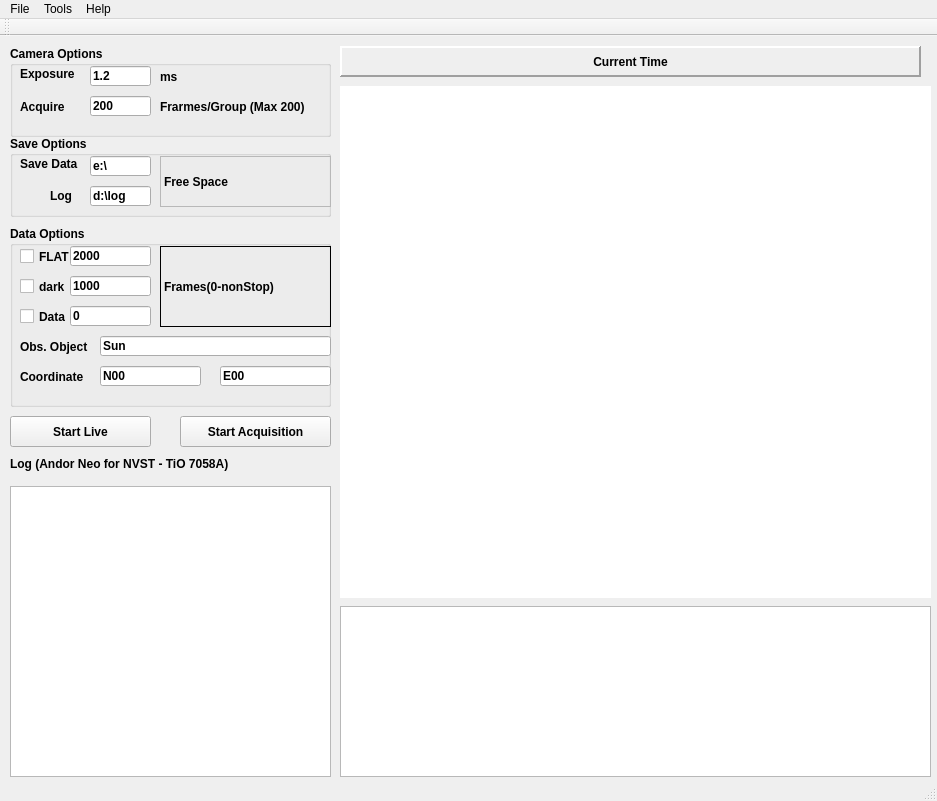
<?xml version="1.0" encoding="UTF-8"?>
<ui version="4.0">
 <class>MainWindow</class>
 <widget class="QMainWindow" name="MainWindow">
  <property name="geometry">
   <rect>
    <x>0</x>
    <y>0</y>
    <width>937</width>
    <height>801</height>
   </rect>
  </property>
  <property name="sizePolicy">
   <sizepolicy hsizetype="Fixed" vsizetype="Fixed">
    <horstretch>0</horstretch>
    <verstretch>0</verstretch>
   </sizepolicy>
  </property>
  <property name="windowTitle">
   <string>MainWindow</string>
  </property>
  <property name="toolTip">
   <string/>
  </property>
  <widget class="QWidget" name="centralWidget">
   <property name="enabled">
    <bool>true</bool>
   </property>
   <widget class="QGraphicsView" name="graphicsView">
    <property name="geometry">
     <rect>
      <x>340</x>
      <y>50</y>
      <width>591</width>
      <height>512</height>
     </rect>
    </property>
    <property name="sizePolicy">
     <sizepolicy hsizetype="Expanding" vsizetype="Expanding">
      <horstretch>1</horstretch>
      <verstretch>1</verstretch>
     </sizepolicy>
    </property>
    <property name="minimumSize">
     <size>
      <width>512</width>
      <height>512</height>
     </size>
    </property>
    <property name="cursor" stdset="0">
     <cursorShape>CrossCursor</cursorShape>
    </property>
    <property name="mouseTracking">
     <bool>false</bool>
    </property>
    <property name="autoFillBackground">
     <bool>false</bool>
    </property>
    <property name="frameShape">
     <enum>QFrame::NoFrame</enum>
    </property>
    <property name="sizeAdjustPolicy">
     <enum>QAbstractScrollArea::AdjustIgnored</enum>
    </property>
    <property name="backgroundBrush">
     <brush brushstyle="SolidPattern">
      <color alpha="255">
       <red>0</red>
       <green>0</green>
       <blue>0</blue>
      </color>
     </brush>
    </property>
   </widget>
   <widget class="QPushButton" name="btnLive">
    <property name="geometry">
     <rect>
      <x>10</x>
      <y>380</y>
      <width>141</width>
      <height>31</height>
     </rect>
    </property>
    <property name="sizePolicy">
     <sizepolicy hsizetype="Expanding" vsizetype="Fixed">
      <horstretch>0</horstretch>
      <verstretch>0</verstretch>
     </sizepolicy>
    </property>
    <property name="font">
     <font>
      <bold>true</bold>
     </font>
    </property>
    <property name="text">
     <string>Start Live</string>
    </property>
    <property name="checkable">
     <bool>true</bool>
    </property>
   </widget>
   <widget class="QLabel" name="label_time">
    <property name="geometry">
     <rect>
      <x>340</x>
      <y>10</y>
      <width>581</width>
      <height>31</height>
     </rect>
    </property>
    <property name="sizePolicy">
     <sizepolicy hsizetype="Expanding" vsizetype="Fixed">
      <horstretch>0</horstretch>
      <verstretch>0</verstretch>
     </sizepolicy>
    </property>
    <property name="font">
     <font>
      <bold>true</bold>
     </font>
    </property>
    <property name="layoutDirection">
     <enum>Qt::LeftToRight</enum>
    </property>
    <property name="frameShape">
     <enum>QFrame::Panel</enum>
    </property>
    <property name="frameShadow">
     <enum>QFrame::Raised</enum>
    </property>
    <property name="lineWidth">
     <number>2</number>
    </property>
    <property name="text">
     <string>Current Time</string>
    </property>
    <property name="alignment">
     <set>Qt::AlignCenter</set>
    </property>
   </widget>
   <widget class="QPushButton" name="btnSnap">
    <property name="geometry">
     <rect>
      <x>180</x>
      <y>380</y>
      <width>151</width>
      <height>31</height>
     </rect>
    </property>
    <property name="sizePolicy">
     <sizepolicy hsizetype="Expanding" vsizetype="Fixed">
      <horstretch>0</horstretch>
      <verstretch>0</verstretch>
     </sizepolicy>
    </property>
    <property name="font">
     <font>
      <bold>true</bold>
     </font>
    </property>
    <property name="text">
     <string>Start Acquisition</string>
    </property>
    <property name="checkable">
     <bool>false</bool>
    </property>
    <property name="checked">
     <bool>false</bool>
    </property>
    <property name="autoRepeatDelay">
     <number>50</number>
    </property>
    <property name="autoRepeatInterval">
     <number>50</number>
    </property>
   </widget>
   <widget class="QLabel" name="label_status">
    <property name="geometry">
     <rect>
      <x>10</x>
      <y>420</y>
      <width>331</width>
      <height>16</height>
     </rect>
    </property>
    <property name="sizePolicy">
     <sizepolicy hsizetype="Preferred" vsizetype="Fixed">
      <horstretch>0</horstretch>
      <verstretch>0</verstretch>
     </sizepolicy>
    </property>
    <property name="font">
     <font>
      <bold>true</bold>
     </font>
    </property>
    <property name="text">
     <string>Log (Andor Neo for NVST - TiO 7058A)</string>
    </property>
   </widget>
   <widget class="QTextEdit" name="textEdit_status">
    <property name="geometry">
     <rect>
      <x>10</x>
      <y>450</y>
      <width>321</width>
      <height>291</height>
     </rect>
    </property>
    <property name="sizePolicy">
     <sizepolicy hsizetype="Preferred" vsizetype="Expanding">
      <horstretch>0</horstretch>
      <verstretch>0</verstretch>
     </sizepolicy>
    </property>
   </widget>
   <widget class="QChartView" name="chart_graphicsView">
    <property name="geometry">
     <rect>
      <x>340</x>
      <y>570</y>
      <width>591</width>
      <height>171</height>
     </rect>
    </property>
   </widget>
   <widget class="QGroupBox" name="groupBox">
    <property name="geometry">
     <rect>
      <x>10</x>
      <y>190</y>
      <width>321</width>
      <height>181</height>
     </rect>
    </property>
    <property name="font">
     <font>
      <bold>true</bold>
     </font>
    </property>
    <property name="title">
     <string>Data Options</string>
    </property>
    <widget class="QLineEdit" name="lineEdit_cor2">
     <property name="geometry">
      <rect>
       <x>210</x>
       <y>140</y>
       <width>111</width>
       <height>20</height>
      </rect>
     </property>
     <property name="text">
      <string>E00</string>
     </property>
    </widget>
    <widget class="QLineEdit" name="lineEdit_cor1">
     <property name="geometry">
      <rect>
       <x>90</x>
       <y>140</y>
       <width>101</width>
       <height>20</height>
      </rect>
     </property>
     <property name="text">
      <string>N00</string>
     </property>
    </widget>
    <widget class="QLineEdit" name="lineEdit_flatnum">
     <property name="geometry">
      <rect>
       <x>60</x>
       <y>20</y>
       <width>81</width>
       <height>20</height>
      </rect>
     </property>
     <property name="text">
      <string>2000</string>
     </property>
    </widget>
    <widget class="QLabel" name="label_2">
     <property name="geometry">
      <rect>
       <x>10</x>
       <y>140</y>
       <width>81</width>
       <height>21</height>
      </rect>
     </property>
     <property name="text">
      <string>Coordinate</string>
     </property>
    </widget>
    <widget class="QLineEdit" name="lineEdit_objname">
     <property name="geometry">
      <rect>
       <x>90</x>
       <y>110</y>
       <width>231</width>
       <height>20</height>
      </rect>
     </property>
     <property name="text">
      <string>Sun</string>
     </property>
    </widget>
    <widget class="QLabel" name="label_obj">
     <property name="geometry">
      <rect>
       <x>10</x>
       <y>110</y>
       <width>81</width>
       <height>21</height>
      </rect>
     </property>
     <property name="text">
      <string>Obs. Object</string>
     </property>
    </widget>
    <widget class="QLabel" name="label_dunit_2">
     <property name="geometry">
      <rect>
       <x>150</x>
       <y>20</y>
       <width>171</width>
       <height>81</height>
      </rect>
     </property>
     <property name="frameShape">
      <enum>QFrame::Box</enum>
     </property>
     <property name="text">
      <string>Frames(0-nonStop)</string>
     </property>
    </widget>
    <widget class="QLineEdit" name="lineEdit_darknum">
     <property name="geometry">
      <rect>
       <x>60</x>
       <y>50</y>
       <width>81</width>
       <height>20</height>
      </rect>
     </property>
     <property name="text">
      <string>1000</string>
     </property>
    </widget>
    <widget class="QCheckBox" name="checkBox_Flat">
     <property name="geometry">
      <rect>
       <x>10</x>
       <y>20</y>
       <width>71</width>
       <height>21</height>
      </rect>
     </property>
     <property name="text">
      <string>FLAT</string>
     </property>
    </widget>
    <widget class="QCheckBox" name="checkBox_Data">
     <property name="geometry">
      <rect>
       <x>10</x>
       <y>80</y>
       <width>71</width>
       <height>21</height>
      </rect>
     </property>
     <property name="text">
      <string>Data</string>
     </property>
    </widget>
    <widget class="QLineEdit" name="lineEdit_datanum">
     <property name="geometry">
      <rect>
       <x>60</x>
       <y>80</y>
       <width>81</width>
       <height>20</height>
      </rect>
     </property>
     <property name="text">
      <string>0</string>
     </property>
    </widget>
    <widget class="QCheckBox" name="checkBox_Dark">
     <property name="geometry">
      <rect>
       <x>10</x>
       <y>50</y>
       <width>51</width>
       <height>21</height>
      </rect>
     </property>
     <property name="text">
      <string>dark</string>
     </property>
    </widget>
   </widget>
   <widget class="QGroupBox" name="groupBox_2">
    <property name="geometry">
     <rect>
      <x>10</x>
      <y>100</y>
      <width>321</width>
      <height>81</height>
     </rect>
    </property>
    <property name="font">
     <font>
      <bold>true</bold>
     </font>
    </property>
    <property name="title">
     <string>Save Options</string>
    </property>
    <widget class="QLabel" name="label_freedisk">
     <property name="geometry">
      <rect>
       <x>150</x>
       <y>20</y>
       <width>171</width>
       <height>51</height>
      </rect>
     </property>
     <property name="frameShape">
      <enum>QFrame::StyledPanel</enum>
     </property>
     <property name="text">
      <string>Free Space  </string>
     </property>
    </widget>
    <widget class="QLineEdit" name="lineEdit_savelog">
     <property name="geometry">
      <rect>
       <x>80</x>
       <y>50</y>
       <width>61</width>
       <height>20</height>
      </rect>
     </property>
     <property name="text">
      <string>d:\log</string>
     </property>
    </widget>
    <widget class="QLabel" name="label_savelog">
     <property name="geometry">
      <rect>
       <x>40</x>
       <y>50</y>
       <width>31</width>
       <height>20</height>
      </rect>
     </property>
     <property name="text">
      <string>Log</string>
     </property>
    </widget>
    <widget class="QLabel" name="label_saveto">
     <property name="geometry">
      <rect>
       <x>10</x>
       <y>20</y>
       <width>61</width>
       <height>16</height>
      </rect>
     </property>
     <property name="sizePolicy">
      <sizepolicy hsizetype="Preferred" vsizetype="Fixed">
       <horstretch>0</horstretch>
       <verstretch>0</verstretch>
      </sizepolicy>
     </property>
     <property name="text">
      <string>Save Data </string>
     </property>
    </widget>
    <widget class="QLineEdit" name="lineEdit_saveto">
     <property name="geometry">
      <rect>
       <x>80</x>
       <y>20</y>
       <width>61</width>
       <height>20</height>
      </rect>
     </property>
     <property name="text">
      <string>e:\</string>
     </property>
    </widget>
   </widget>
   <widget class="QGroupBox" name="groupBox_3">
    <property name="geometry">
     <rect>
      <x>10</x>
      <y>10</y>
      <width>321</width>
      <height>91</height>
     </rect>
    </property>
    <property name="font">
     <font>
      <bold>true</bold>
     </font>
    </property>
    <property name="title">
     <string>Camera Options</string>
    </property>
    <widget class="QLabel" name="label_dunit_6">
     <property name="geometry">
      <rect>
       <x>10</x>
       <y>50</y>
       <width>71</width>
       <height>21</height>
      </rect>
     </property>
     <property name="text">
      <string>Acquire</string>
     </property>
    </widget>
    <widget class="QLabel" name="label_dunit_5">
     <property name="geometry">
      <rect>
       <x>150</x>
       <y>20</y>
       <width>91</width>
       <height>21</height>
      </rect>
     </property>
     <property name="text">
      <string>ms</string>
     </property>
    </widget>
    <widget class="QLineEdit" name="lineEdit_exposuretime">
     <property name="geometry">
      <rect>
       <x>80</x>
       <y>20</y>
       <width>61</width>
       <height>20</height>
      </rect>
     </property>
     <property name="text">
      <string>1.2</string>
     </property>
    </widget>
    <widget class="QLineEdit" name="lineEdit_framerate">
     <property name="geometry">
      <rect>
       <x>80</x>
       <y>50</y>
       <width>61</width>
       <height>20</height>
      </rect>
     </property>
     <property name="text">
      <string>200</string>
     </property>
    </widget>
    <widget class="QLabel" name="label">
     <property name="geometry">
      <rect>
       <x>150</x>
       <y>50</y>
       <width>171</width>
       <height>21</height>
      </rect>
     </property>
     <property name="text">
      <string>Frarmes/Group (Max 200)</string>
     </property>
    </widget>
    <widget class="QLabel" name="label_exposuretime">
     <property name="geometry">
      <rect>
       <x>10</x>
       <y>20</y>
       <width>61</width>
       <height>16</height>
      </rect>
     </property>
     <property name="sizePolicy">
      <sizepolicy hsizetype="Preferred" vsizetype="Fixed">
       <horstretch>0</horstretch>
       <verstretch>0</verstretch>
      </sizepolicy>
     </property>
     <property name="text">
      <string>Exposure</string>
     </property>
    </widget>
   </widget>
  </widget>
  <widget class="QMenuBar" name="menuBar">
   <property name="geometry">
    <rect>
     <x>0</x>
     <y>0</y>
     <width>937</width>
     <height>22</height>
    </rect>
   </property>
   <widget class="QMenu" name="menuFile">
    <property name="title">
     <string>File</string>
    </property>
    <addaction name="actionSave"/>
    <addaction name="actionExit"/>
   </widget>
   <widget class="QMenu" name="menuServer">
    <property name="title">
     <string>Tools</string>
    </property>
    <addaction name="actionServer"/>
    <addaction name="actionDetect_Cameras"/>
   </widget>
   <widget class="QMenu" name="menuHelp">
    <property name="title">
     <string>Help</string>
    </property>
    <addaction name="actionAbout"/>
   </widget>
   <addaction name="menuFile"/>
   <addaction name="menuServer"/>
   <addaction name="menuHelp"/>
  </widget>
  <widget class="QToolBar" name="mainToolBar">
   <attribute name="toolBarArea">
    <enum>TopToolBarArea</enum>
   </attribute>
   <attribute name="toolBarBreak">
    <bool>false</bool>
   </attribute>
  </widget>
  <widget class="QStatusBar" name="statusBar"/>
  <action name="actionServer">
   <property name="text">
    <string>Server</string>
   </property>
  </action>
  <action name="actionLogging">
   <property name="text">
    <string>Logging</string>
   </property>
  </action>
  <action name="actionSave">
   <property name="text">
    <string>Save</string>
   </property>
   <property name="shortcut">
    <string>Ctrl+S</string>
   </property>
  </action>
  <action name="actionExit">
   <property name="text">
    <string>Exit</string>
   </property>
   <property name="shortcut">
    <string>Ctrl+Q</string>
   </property>
  </action>
  <action name="actionAbout">
   <property name="text">
    <string>About</string>
   </property>
  </action>
  <action name="actionDetect_Cameras">
   <property name="text">
    <string>Detect Cameras</string>
   </property>
  </action>
 </widget>
 <layoutdefault spacing="6" margin="11"/>
 <customwidgets>
  <customwidget>
   <class>QChartView</class>
   <extends>QGraphicsView</extends>
   <header location="global">QtCharts</header>
  </customwidget>
 </customwidgets>
 <resources/>
 <connections/>
</ui>
